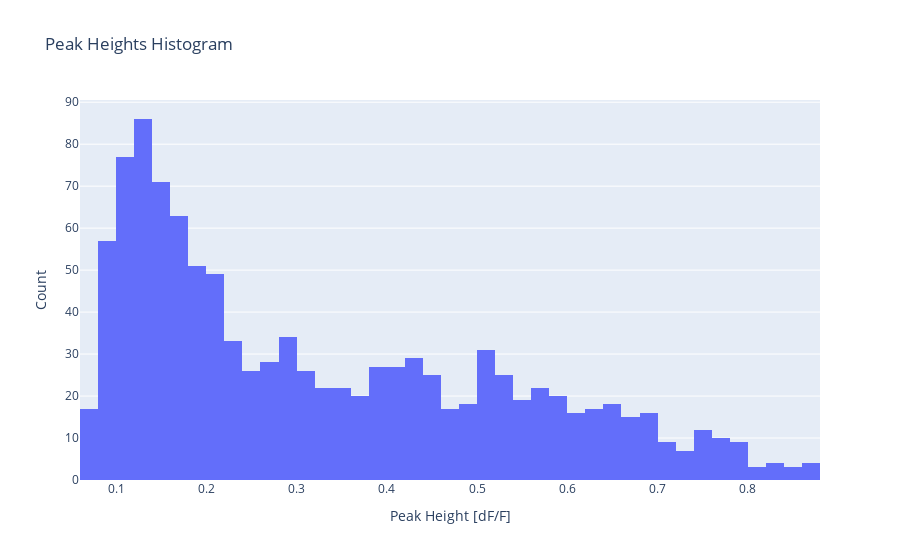

Write notebook code for a chart like this one.
### Markdown cell above
# Look at peak height distribution

### Code cell
#Plot a histogram of the peak heights
fig = go.Figure()
fig.add_trace(go.Histogram(x=experiment_df['peak_relative_amplitude'], nbinsx=50))
fig.update_layout(title='Peak Heights Histogram', xaxis_title='Peak Height [dF/F]', yaxis_title='Count')
fig.write_html(os.path.join(data_output_dir, 'peak_heights_histogram.html'))
fig.write_image(os.path.join(data_output_dir, 'peak_heights_histogram.pdf'), format='pdf')
fig.show()

### Figure 1 — Plotly figure (JSON) as saved in the notebook; plotly's stock layout.template omitted (floating-point values rounded to 4 significant figures; data arrays with more than 128 entries replaced by an {"elided": "..."} marker saying what was removed)
{"data": [{"nbinsx": 50, "type": "histogram", "x": {"elided": "1085 float values"}}], "layout": {"title": {"text": "Peak Heights Histogram"}, "xaxis": {"title": {"text": "Peak Height [dF/F]"}}, "yaxis": {"title": {"text": "Count"}}}}
